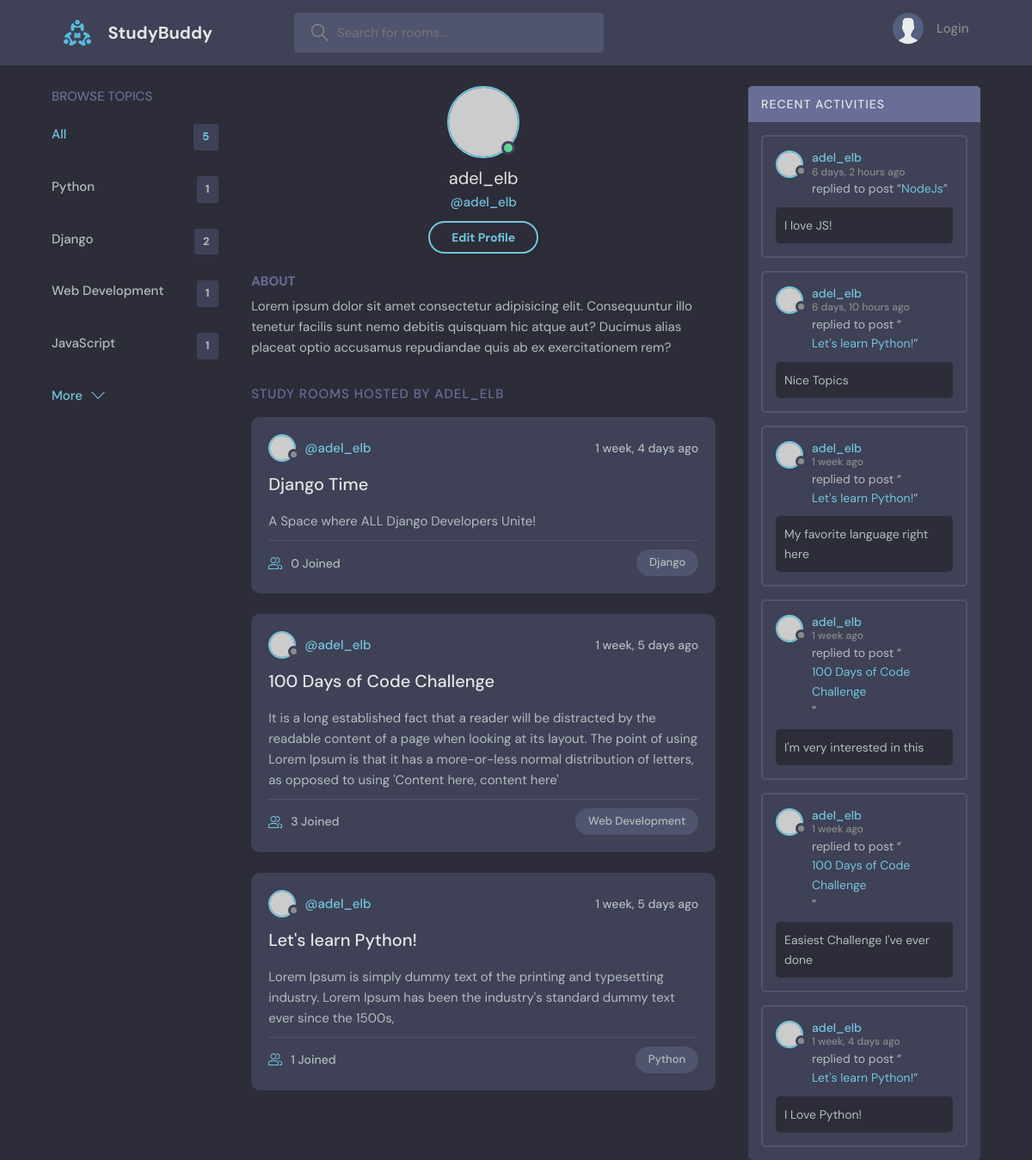
The app's page /profile/1/, older data.
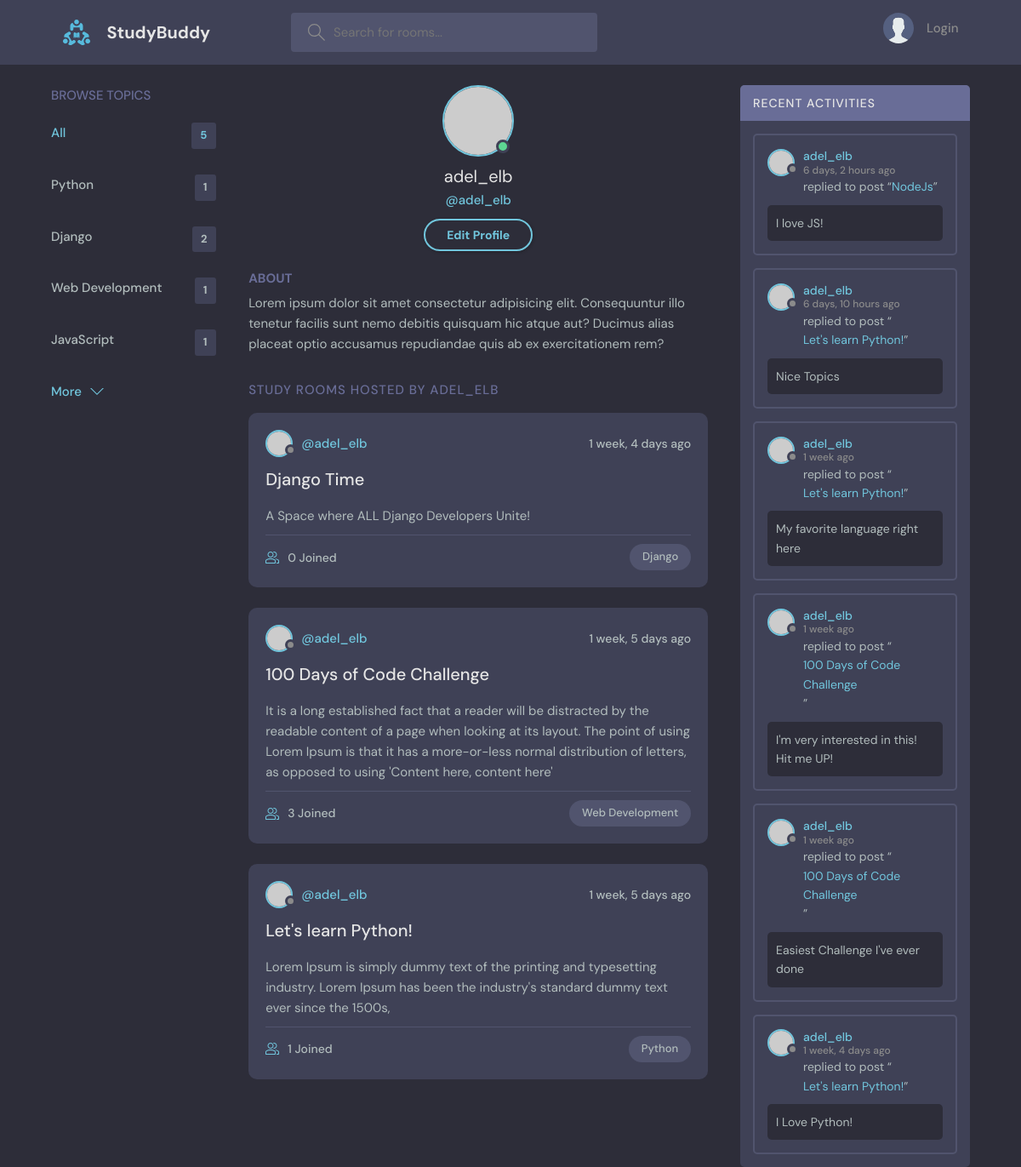
The same page, newer data.
### base/models.py (models this page shows, shortened)
class Message(models.Model):
    user = models.ForeignKey(User, on_delete=models.CASCADE)
    room = models.ForeignKey(Room, on_delete=models.CASCADE)
    body = models.TextField()
    updated = models.DateTimeField(auto_now=True)
    created = models.DateTimeField(auto_now_add=True)
    edited = models.BooleanField(default=False)
    class Meta:
        ordering = ['-created']
    def __str__(self) -> str:
        return self.body[:50]

class Room(models.Model):
    host = models.ForeignKey(User, on_delete=models.CASCADE, null=True)
    topic = models.ForeignKey(Topic, on_delete=models.SET_NULL, null=True)
    name = models.CharField(max_length=200)
    description = models.TextField(null=True, blank=True) # null for database and blank is when we save a form
    participants = models.ManyToManyField(User,
                                          related_name='participants',
                                          blank=True)
    updated = models.DateTimeField(auto_now=True) # every time we save this module the datetime is updated
    created = models.DateTimeField(auto_now_add=True) # only saves datetime when we create the model
    class Meta:
        ordering = ['-created'] # adding dash '-' means we want to order the results of the the query

### base/views.py (the view)
# urls.py: path('profile/<str:id>/', views.userProfile, name='profile'),
def userProfile(request, id):
    user = User.objects.get(id=int(id))
    user_rooms = user.room_set.all()
    user_messages = user.message_set.all()
    rooms_all = Room.objects.all().count()
    topics = Topic.objects.all()
    context = {
        'user': user,
        'rooms': user_rooms,
        'room_messages': user_messages,
        'rooms_count': rooms_all,
        'topics': topics
    }
    return render(request, 'base/profile.html', context)

### base/templates/base/profile.html
{% extends 'main.html' %}
{% block content %}
<main class="profile-page layout layout--3">
  <div class="container">
      {% include 'base/topics_component.html' %}
    <div class="roomList">
      <div class="profile">
        <div class="profile__avatar">
          <div class="avatar avatar--large active">
            <img src="https://randomuser.me/api/portraits/men/11.jpg" />
          </div>
        </div>
        <div class="profile__info">
          <h3>{{ user.username }}</h3>
          <p>@{{ user.username }}</p>
          <a href="edit-user.html" class="btn btn--main btn--pill">Edit Profile</a>
        </div>
        <div class="profile__about">
          <h3>About</h3>
          <p>
            Lorem ipsum dolor sit amet consectetur adipisicing elit. Consequuntur illo tenetur
            facilis sunt nemo debitis quisquam hic atque aut? Ducimus alias placeat optio
            accusamus repudiandae quis ab ex exercitationem rem?
          </p>
        </div>
      </div>
      <div class="roomList__header">
        <div>
          <h2>Study Rooms Hosted by {{ user.username }}</a>
          </h2>
        </div>
      </div>
      {% include 'base/feed_component.html' %}
    </div>
      {% include 'base/activity_component.html' %}
  </div>
</main>
{% endblock %}

### base/templates/base/activity_component.html (shortened to what this page needs)
<div class="activities">
    <div class="activities__header">
      <h2>Recent Activities</h2>
    </div>
    {% for message in room_messages %}
    <div class="activities__box">
      <div class="activities__boxHeader roomListRoom__header">
        <a href="{% url 'profile' message.user.id %}" class="roomListRoom__author">
          <div class="avatar avatar--small">
            <img src="https://randomuser.me/api/portraits/women/11.jpg" />
          </div>
          <p>
            {{ message.user.username }}
            <span>{{ message.created | timesince }} ago</span>
          </p>
        </a>
      </div>
      <div class="activities__boxContent">
        <p>replied to post “<a href="{% url 'room' message.room.id %}">{{ message.room.name }}</a>”</p>
        <div class="activities__boxRoomContent">
          {{ message }}
        </div>
      </div>
    </div>
    {% endfor %}
</div>

Row changes from the older to the newer data that the page shows:
changed Message: body "I'm very interested in this" → "I'm very interested in this! Hit me UP!"
